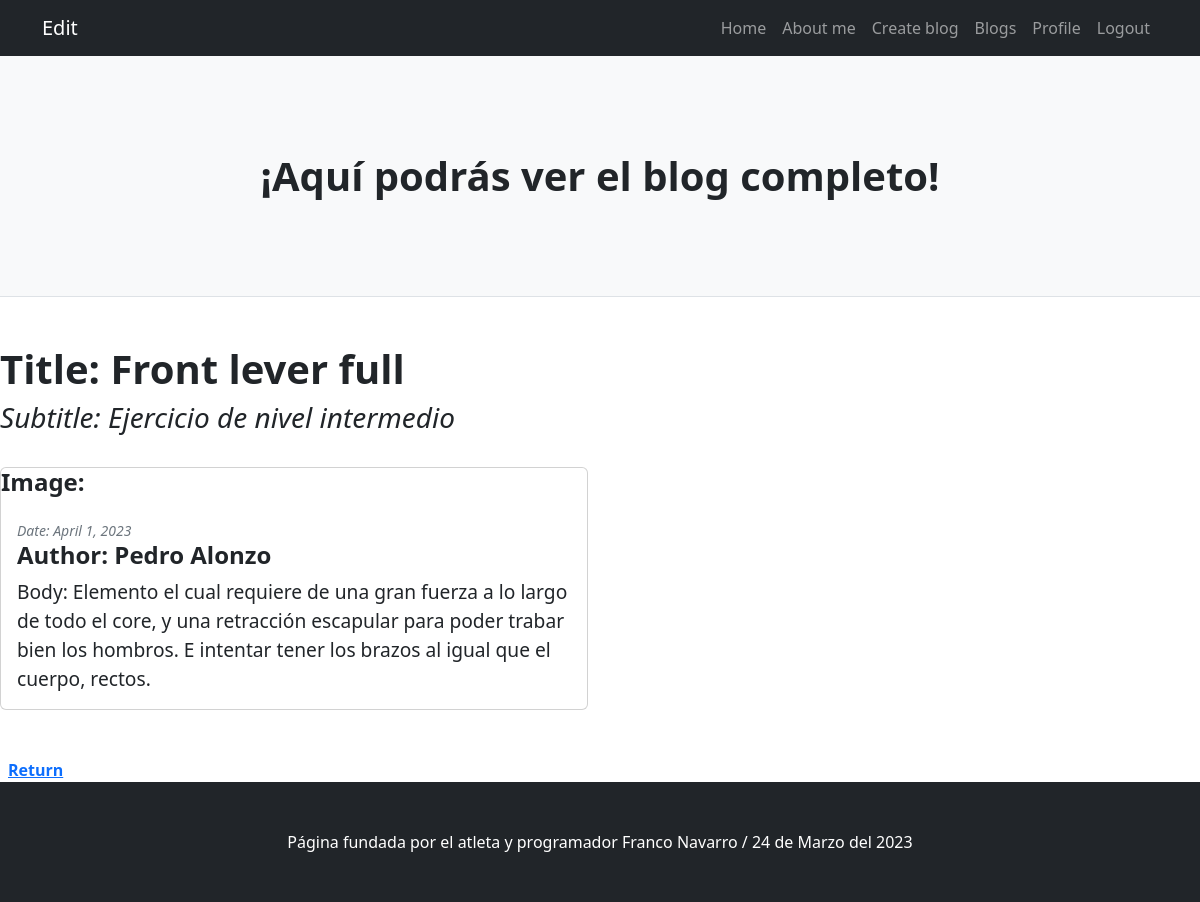
/Principal/blogdetail/15/ (signed in), run on the app's committed database.
### Principal/models.py (models this page shows, shortened)
class Blog (models.Model):
    title = models.CharField(max_length=100)
    subtitle = models.CharField(max_length=200)
    body = models.TextField()
    author = models.CharField(max_length=50)
    date = models.DateField(default=timezone.now)
    image = models.ImageField(upload_to='images/', null=True, blank=True, default=None)
    class Meta:
        db_table = 'Principal_blog'

### Principal/views.py (the view)
# urls.py: path('blogdetail/<int:pk>/', BlogDetail.as_view(), name='BlogDetail'),
class BlogDetail(LoginRequiredMixin, DetailView):
    model = Blog
    template_name = 'Principal/detailblog.html'

### Principal/templates/Principal/detailblog.html (shortened to what this page needs)
<!DOCTYPE html>
<html lang="en">
    <head>
        {% load static %}
        <link href="{% static 'Principal/css/styles.css' %}" rel="stylesheet" />
    </head>
    <body>
        <nav class="navbar navbar-expand-lg navbar-dark bg-dark">
            <div class="container">
                <a class="navbar-brand" href="#!">Edit</a>
                <div class="collapse navbar-collapse" id="navbarSupportedContent">
                    <ul class="navbar-nav ms-auto mb-2 mb-lg-0">
                        <li class="nav-item"><a class="nav-link" href="{% url 'Index' %}">Home</a></li>
                        <li class="nav-item"><a class="nav-link" href="{% url 'Aboutme' %}">About me</a></li>
                        <li class="nav-item"><a class="nav-link" href="{% url 'CreateBlog' %}">Create blog</a></li>
                        <li class="nav-item"><a class="nav-link" href="{% url 'Blogs' %}">Blogs</a></li>
                        <li class="nav-item"><a class="nav-link" href="{% url 'Profile' %}">Profile</a></li>
                        <li class="nav-item"><a class="nav-link" href="{% url 'Logout' %}">Logout</a></li>
                    </ul>
                </div>
            </div>
        </nav>
        <header class="py-5 bg-light border-bottom mb-4">
            <div class="container">
                <div class="text-center my-5">
                    <h1 class="fw-bolder">¡Aquí podrás ver el blog completo!</h1>
                </div>
            </div>
        </header>
        {% block changes %}
             {% if blog.image %}
                <br>
                <h1><b>Title: {{blog.title}}</b></h1>
                <h3><i>Subtitle: {{blog.subtitle}}</i></h3>
                <br>
                <div class="row">
                    <div class="col-lg-6">
                        <div class="card mb-4">
                            <h4><b>Image:</b></h4>
                            <div class="card-body">
                                <div class="small text-muted"><i>Date: {{blog.date}}</i></div>
                                <h4 class="card-title h4"><b>Author: {{blog.author}}</b></h4>
                                <p class="card-text"><big>Body: {{blog.body}}</big></p>
                            </div>
                        </div>
                    </div>
                </div>
                <br>
                <a href="{% url 'Blogs' %}" class="px-2 py-2 ml-md-1 rounded"><b> Return</b></a>
                <br>
            {% endif %}
        {% endblock %}
        <footer class="py-5 bg-dark">
            <div class="container"><p class="m-0 text-center text-white">Página fundada por el atleta y programador Franco Navarro / 24 de Marzo del 2023</p></div>
        </footer>
    </body>
</html>

### data on the page
Blog: title "Front lever full", subtitle "Ejercicio de nivel intermedio", date "April 1, 2023", author "Pedro Alonzo", body "Elemento el cual requiere de una gran fuerza a lo largo de todo el core, y una retracción escapular para poder trabar bien los hombros. E intentar tener los brazos al igual que el cuerpo, rectos."
